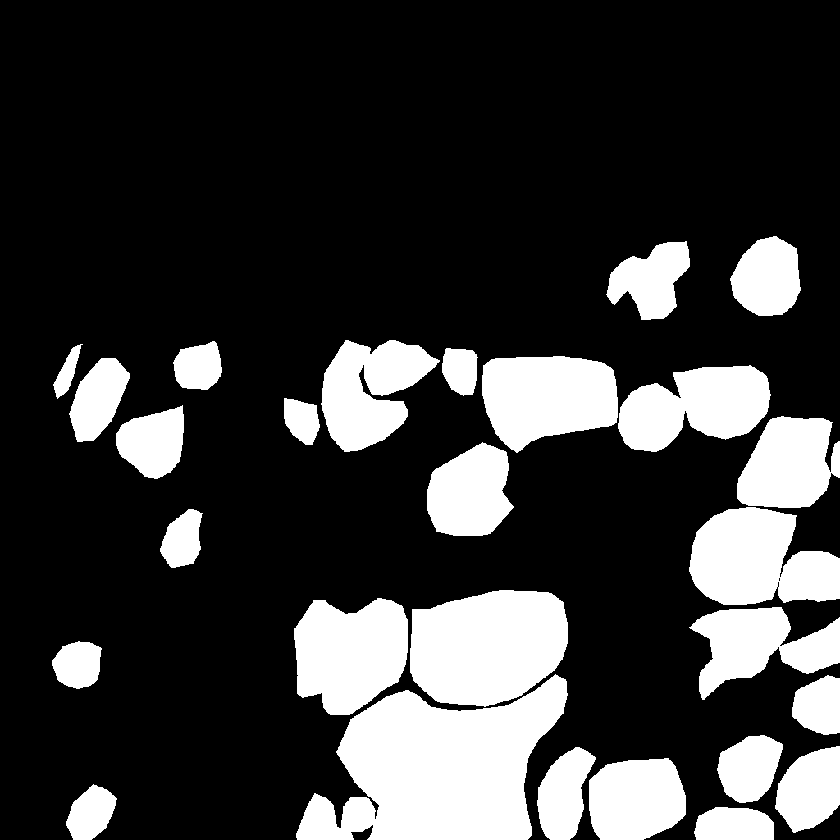
#> input picture raw_data/masks/mask_1.tif, 840 x 840 px, shrunk from 1024 x 1024 before the run, found by its file name
$ python data_inbalance.py
#> lines starting #> are read from the running program, lines starting #| are printed output that depends on the picture; after the words box and inside, x2 and y2 are one past the last pixel; in counts of white or black regions, pixels touching at a corner belong together
### src/segmentation.py
import os
import numpy as np
from matplotlib import pyplot as plt
import skimage as ski
from skimage import io
from skimage.morphology import erosion, square, opening, dilation, label


def load_image(input_folder, image_path):
    '''
    Load image from path.
    '''
    try:
        image = io.imread(os.path.join(input_folder, image_path))
        return np.array(image)
    except FileNotFoundError:
        print("Image not found")
        return None


# [41 lines left out: functions plot_data, label_image, not called in this run]


# [4 lines that do not run on import are left out]


### src/data_inbalance.py
import matplotlib.pyplot as plt
from skimage import io
import numpy as np
import os
from segmentation import load_image

'''
Script used compute and plot the data imbalance
'''

def get_image_paths(directory):
    '''
    Get list of files in directory.
    '''
    try:
        files = []
        for (dirpath, dirnames, filenames) in os.walk(directory):
            files.extend(filenames)
        return files
    except FileNotFoundError:
        print("Directory not found.")
        return []

def count_pixel(image):
    ones = np.sum(image)
    zeros = image.size - ones
    return ones, zeros

def count_all(directory):
    images_path = get_image_paths(directory)
    total_ones = total_zeros = 0
    for i in images_path:
        curr_image = load_image(directory, i)
#> in load_image, `image = io.imread(os.path.join(input_folder, image_path))`: image: shape (840, 840); values 0 (black) and 1 (white), 22.6% white; 27 white regions, largest, box (x1, y1, x2, y2) and area: (296, 674, 568, 840) 27763, (410, 590, 568, 707) 14961, (689, 507, 840, 605) 10854
        ones, zeros = count_pixel(curr_image)
#> in count_pixel, `ones = np.sum(image)`: ones = 159744
#> in count_pixel, `zeros = image.size - ones`: zeros = 545856
#> ones = 159744; zeros = 545856
        total_ones += ones
#> total_ones = 159744
        total_zeros += zeros
#> total_zeros = 545856
    return total_ones, total_zeros

def plot_percentage(total_ones, total_zeros, output_file=None):
    plt.bar(np.array(["Tree", "Not tree "]),np.array([total_ones, total_zeros]))
    plt.ylabel("Pixel (n)")
    if output_file:
        plt.savefig(output_file, dpi=1000)
    else:
        plt.show()

if __name__ == "__main__":
    total_ones, total_zeros = count_all("data\\bronze\\masks")
#> total_ones = 159744; total_zeros = 545856
    plot_percentage(total_ones, total_zeros, output_file="assets\\computations\\class_imbalance")
#> in plot_percentage, `plt.savefig(output_file, dpi=1000)`:
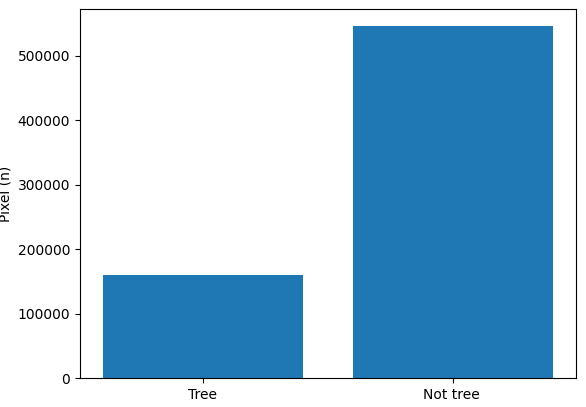
#> figure drawn by matplotlib, 1 panel


$ run again, with raw_data/masks/mask_10.tif copied over raw_data/masks/mask_1.tif
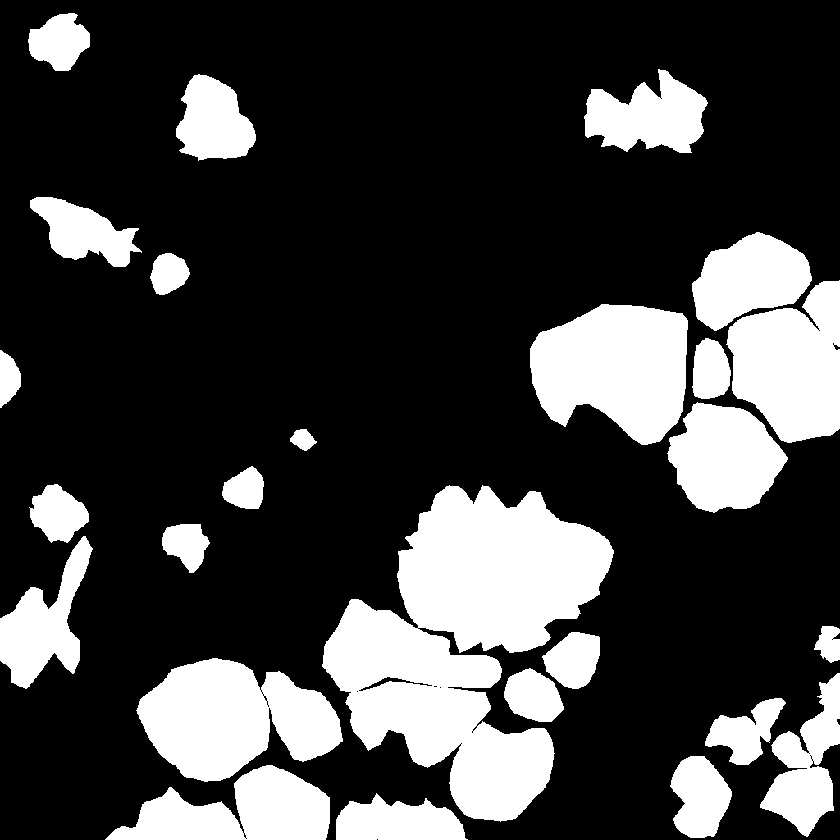
#> input picture raw_data/masks/mask_10.tif, 840 x 840 px, shrunk from 1024 x 1024 before the run, found by its file name
#> image: shape (840, 840); values 0 (black) and 1 (white), 25.5% white; 26 white regions, largest, box (x1, y1, x2, y2) and area: (322, 485, 614, 822) 50820, (530, 304, 688, 445) 16573, (136, 658, 343, 782) 16559
#> in count_pixel, `ones = np.sum(image)`: ones = 180197
#> in count_pixel, `zeros = image.size - ones`: zeros = 525403
#> in count_all, `ones, zeros = count_pixel(curr_image)`: ones = 180197; zeros = 525403
#> in count_all, `total_ones += ones`: total_ones = 180197
#> in count_all, `total_zeros += zeros`: total_zeros = 525403
#> `total_ones, total_zeros = count_all("data\\bronze\\masks")`: total_ones = 180197; total_zeros = 525403
#> in plot_percentage, `plt.savefig(output_file, dpi=1000)`:
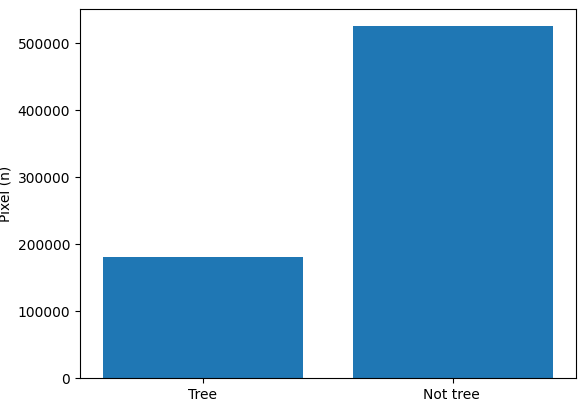
#> figure drawn by matplotlib, 1 panel

$ run again, with raw_data/masks/mask_11.tif copied over raw_data/masks/mask_1.tif
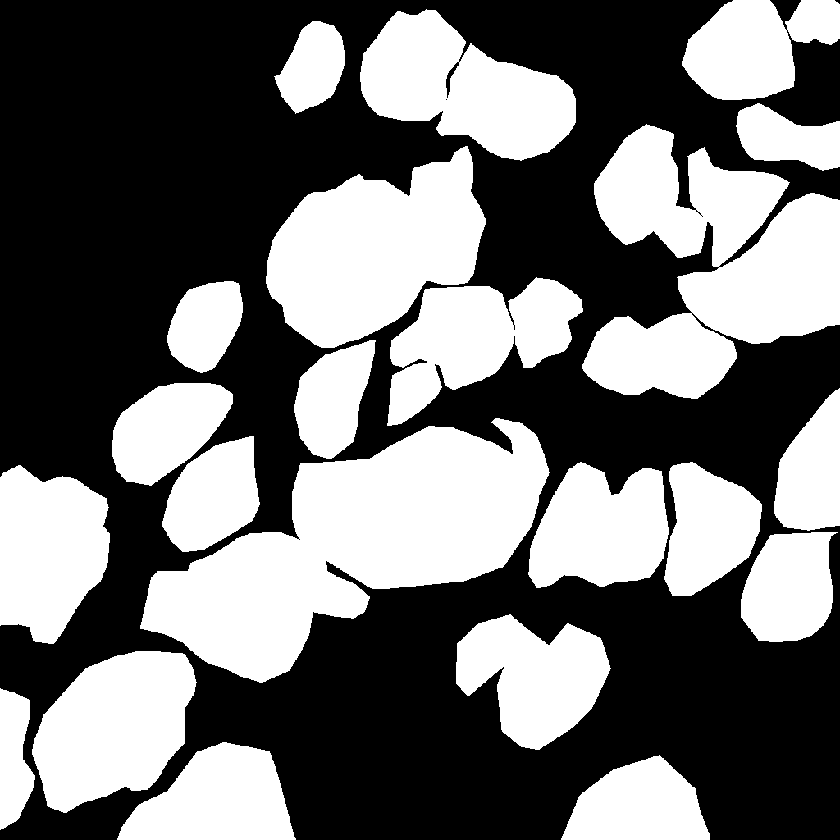
#> input picture raw_data/masks/mask_11.tif, 840 x 840 px, shrunk from 1024 x 1024 before the run, found by its file name
#> image: shape (840, 840); values 0 (black) and 1 (white), 43.9% white; 22 white regions, largest, box (x1, y1, x2, y2) and area: (140, 418, 550, 683) 51889, (582, 124, 840, 399) 40381, (266, 146, 486, 348) 27757
#> in count_pixel, `ones = np.sum(image)`: ones = 309796
#> in count_pixel, `zeros = image.size - ones`: zeros = 395804
#> in count_all, `ones, zeros = count_pixel(curr_image)`: ones = 309796; zeros = 395804
#> in count_all, `total_ones += ones`: total_ones = 309796
#> in count_all, `total_zeros += zeros`: total_zeros = 395804
#> `total_ones, total_zeros = count_all("data\\bronze\\masks")`: total_ones = 309796; total_zeros = 395804
#> in plot_percentage, `plt.savefig(output_file, dpi=1000)`:
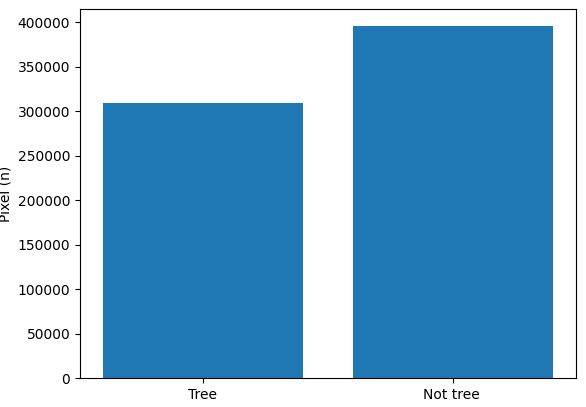
#> figure drawn by matplotlib, 1 panel

$ run again, with raw_data/masks/mask_12.tif copied over raw_data/masks/mask_1.tif
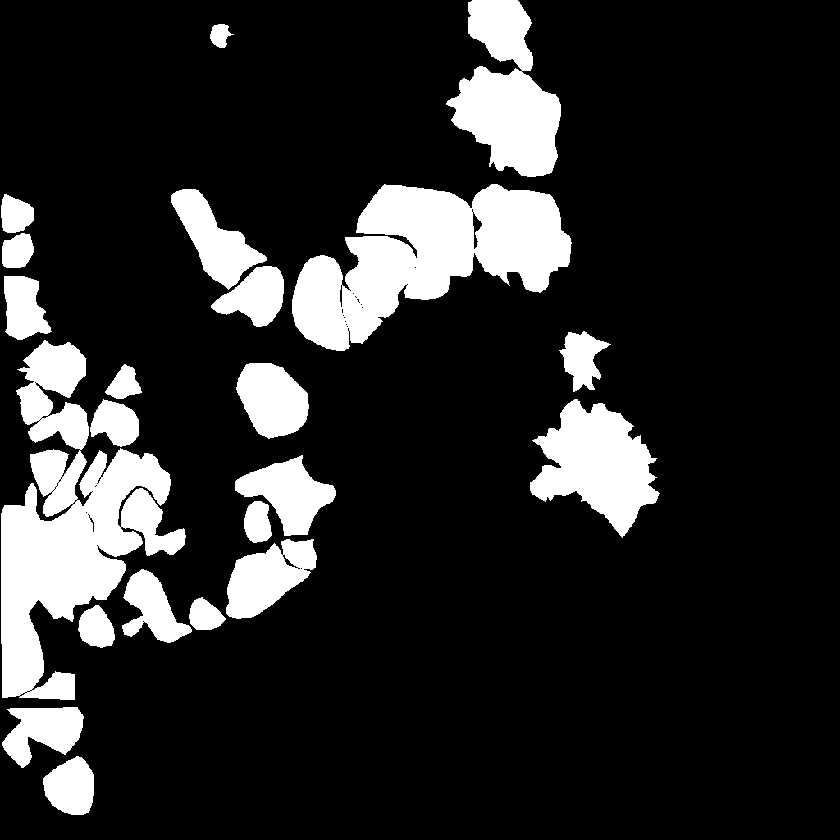
#> input picture raw_data/masks/mask_12.tif, 840 x 840 px, shrunk from 1024 x 1024 before the run, found by its file name
#> image: shape (840, 840); values 0 (black) and 1 (white), 16.3% white; 22 white regions, largest, box (x1, y1, x2, y2) and area: (1, 340, 186, 700) 29418, (292, 184, 572, 351) 25293, (446, 0, 561, 177) 11710
#> in count_pixel, `ones = np.sum(image)`: ones = 115027
#> in count_pixel, `zeros = image.size - ones`: zeros = 590573
#> in count_all, `ones, zeros = count_pixel(curr_image)`: ones = 115027; zeros = 590573
#> in count_all, `total_ones += ones`: total_ones = 115027
#> in count_all, `total_zeros += zeros`: total_zeros = 590573
#> `total_ones, total_zeros = count_all("data\\bronze\\masks")`: total_ones = 115027; total_zeros = 590573
#> in plot_percentage, `plt.savefig(output_file, dpi=1000)`:
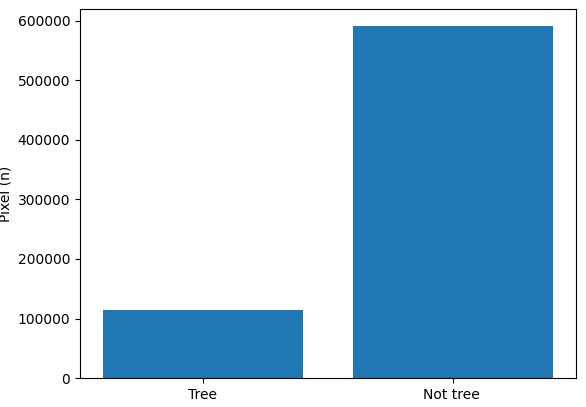
#> figure drawn by matplotlib, 1 panel
